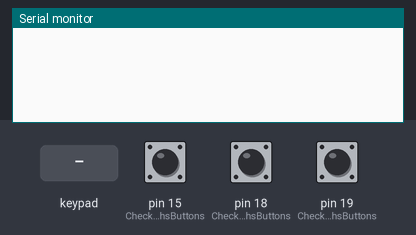
The sketch below on a simulated Arduino Leonardo, built with avr-gcc and run on an emulated ATmega32U4. Shown: the last lines printed to the serial monitor. Inputs (shaded band) come from the test bench; at power-on: pin 15 (CheckSwithsButtons) HIGH, pin 18 (CheckSwithsButtons) HIGH, pin 19 (CheckSwithsButtons) HIGH. USB keyboard and mouse output is not drawn.

Above: at 1.2 s.
1.3 s: key '1' pressed
At 2.5 s:
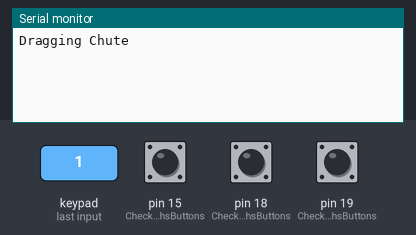
2.8 s: keypad keys 2 4 6 8 1 0 pressed 0.4 s apart
At 3.5 s:
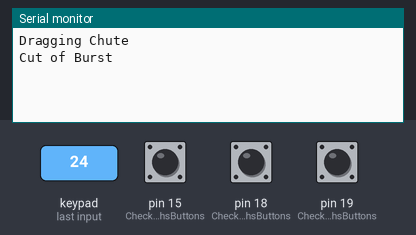
6.7 s: key 't' pressed
At 8.1 s:
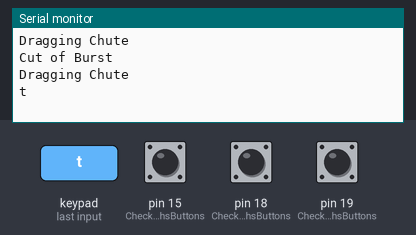

The sketch:

FC3_Pt1_Ar1.ino
```cpp
#include <Keypad.h>
#include <Keyboard.h>

#define NUMROWS 5
#define NUMCOLS 6

//define the symbols on the buttons of the keypads
char keys[NUMROWS][NUMCOLS] = {
  {'1','2','3','4','5','y'},
  {'6','7','8','9','0','u'},
  {'q','w','e','r','t','i'},
  {'a','s','d','f','g','o'},
  {'z','x','c','v','b','p'}
};

byte rowPins[NUMROWS] = {2,4,6,8,10}; //connect to the row pinouts of the keypad
byte colPins[NUMCOLS] = {3,5,7,9,16,14}; //connect to the column pinouts of the keypad

//initialize an instance of class NewKeypad
Keypad keypad = Keypad( makeKeymap(keys), rowPins, colPins, NUMROWS, NUMCOLS);

const int tempoApertoBotao = 150;
int lastButtonState[13] = { 0, 0, 0, 0, 0 ,0 ,0 ,0 ,0 ,0 ,0 ,0 ,0};

void setup() {
  Serial.begin(9600);
  pinMode(15, INPUT_PULLUP);
  pinMode(18, INPUT_PULLUP);
  pinMode(19, INPUT_PULLUP);
  Keyboard.begin();
}

void loop() {
  CheckAllButtons();
  CheckSwithsButtons();
  delay(10);
}

void CheckSwithsButtons(void) {
  int pin15 = !digitalRead(15);
  int pin18 = !digitalRead(18);
  int pin19 = !digitalRead(19);

  if (pin15 == 1 && lastButtonState[0] != pin15) {
    Keyboard.press(KEY_LEFT_CTRL);    Keyboard.press('f');
    delay(tempoApertoBotao);
    Keyboard.releaseAll();
    //Serial.println("Flaps Up");
    lastButtonState[0] = pin15;
    lastButtonState[2] = 0;
  }else {
    lastButtonState[0] = pin15;
  }
  if (pin18 == 1 && lastButtonState[1] != pin18) {
    Keyboard.press(KEY_LEFT_SHIFT);    Keyboard.press('f');
    delay(tempoApertoBotao);
    Keyboard.releaseAll();
    //Serial.println("Flaps Landing");
    lastButtonState[1] = pin18;
    lastButtonState[2] = 0;
  }else {
    lastButtonState[1] = pin18;
  }
  if (pin18 == 0 && pin15 == 0 && lastButtonState[2] != 1) {
    Keyboard.press('f');
    delay(tempoApertoBotao);
    Keyboard.releaseAll();
    //Serial.println("Flaps Donw");
    lastButtonState[2] = 1;
  }

  if (pin19 == 1 && lastButtonState[3] != pin19) {
    Keyboard.press(KEY_LEFT_CTRL);  Keyboard.press('c');
    delay(tempoApertoBotao);
    Keyboard.releaseAll();
    //Serial.println("canopy");
    lastButtonState[3] = pin19;
  }else if (pin19 != 1 && lastButtonState[3] != pin19) {
    Keyboard.press(KEY_LEFT_CTRL);  Keyboard.press('c');
    delay(tempoApertoBotao);
    Keyboard.releaseAll();
    //Serial.println("canopy");
    lastButtonState[3] = pin19;
  }

}

void CheckAllButtons(void) {
      if (keypad.getKeys()) {
       for (int i=0; i<LIST_MAX; i++)   // Scan the whole key list.
        {
           if ( keypad.key[i].stateChanged )   // Only find keys that have changed state.
            {
            switch (keypad.key[i].kstate) {  // Report active key state : IDLE, PRESSED, HOLD, or RELEASED
                    case PRESSED:
                              tecladoKeypadMatrix(keypad.key[i].kchar);
                              //Serial.println("PRESSED");
                              break;
                    case HOLD:
                              //Serial.println("HOLD");
                              break;
                    case RELEASED:
                              Keyboard.releaseAll();
                              //Serial.println("RELEASED");
                              break;
                    case IDLE:
                              //Serial.println("IDLE");
                              break;
            }
           }
         }
     }
}


char tecladoKeypadMatrix(char key) {

  //Arms
  if (key == '1'){
    Serial.println("Dragging Chute");
    Keyboard.press('p');
    delay(tempoApertoBotao);

  }
  if (key == '2'){
    Serial.println("Cut of Burst");
    Keyboard.press(KEY_LEFT_SHIFT); Keyboard.press('c');
    delay(tempoApertoBotao);

  }
  if (key == '3'){
    //Serial.println("Auto Altitude");
    Keyboard.press('h'); //Keyboard.press('4');
    delay(tempoApertoBotao);

  }
  if (key == '4'){
    //Serial.println("Auto desconect");
    Keyboard.press(KEY_LEFT_ALT); Keyboard.press('9');
    delay(tempoApertoBotao);

  }
  if (key == '5'){
    //Serial.println("Auto Atitude");
    Keyboard.press('a');
    delay(tempoApertoBotao);

  }
  if (key == '6'){
    //Serial.println("Weapons Jettison");
    Keyboard.press(KEY_LEFT_CTRL);Keyboard.press('w');
    delay(tempoApertoBotao);

  }
  if (key == '7'){
    //Serial.println("Weapons Launch override");
    Keyboard.press(KEY_LEFT_ALT);Keyboard.press('w');
    delay(tempoApertoBotao);

  }
  if (key == '8'){
    //Serial.println("Ripple -");
    Keyboard.press(KEY_LEFT_SHIFT);Keyboard.press('v');
    delay(tempoApertoBotao);

  }
  if (key == '9'){
    //Serial.println("Weapons Change");
    Keyboard.press('d');
    delay(tempoApertoBotao);

  }
  if (key == '0'){
    //Serial.println("Ripple +");
    Keyboard.press('v');
    delay(tempoApertoBotao);

  }
  if (key == 'q'){
    //Serial.println("Flare");
    Keyboard.press(KEY_DELETE); //Keyboard.press('p');
    delay(tempoApertoBotao);

  }
  if (key == 'w'){
    //Serial.println("Chaff");
    Keyboard.press(KEY_INSERT); //Keyboard.press(KEY_LEFT_SHIFT); //Keyboard.press('a');
    delay(tempoApertoBotao);
  }
  if (key == 'e'){
    //Serial.println("Ripple Quant");
    Keyboard.press(KEY_LEFT_CTRL);Keyboard.press(' ');
    delay(tempoApertoBotao);
  }
  if (key == 'r'){
    //Serial.println("Salvo mode");
    Keyboard.press(KEY_LEFT_CTRL);Keyboard.press('v');
    delay(tempoApertoBotao);
  }
  if (key == 't'){
    Serial.println("t");
    ////Keyboard.press('0');
    delay(tempoApertoBotao);
  }
  if (key == 'a'){
    //Serial.println("Night Vision Flir");
    Keyboard.press(KEY_RIGHT_CTRL);Keyboard.press('o');
    delay(tempoApertoBotao);
  }
  if (key == 's'){
    //Serial.println("Laser Designator Ranger");
    Keyboard.press(KEY_RIGHT_SHIFT);Keyboard.press('o');
    delay(tempoApertoBotao);

  }
  if (key == 'd'){
    //Serial.println("Target Spec Size -");
    Keyboard.press(KEY_RIGHT_ALT);Keyboard.press('-');
    delay(tempoApertoBotao);

  }
  if (key == 'f'){
    Serial.println("Jettison Fuel Tanks");
    Keyboard.press(KEY_LEFT_ALT);Keyboard.press('r');
    delay(tempoApertoBotao);

  }
  if (key == 'g'){
    //Serial.println("Target Spec Size +");
    Keyboard.press(KEY_RIGHT_ALT);Keyboard.press('=');
    delay(tempoApertoBotao);

  }
  if (key == 'z'){
    //Serial.println("Radar ELINT Pod");
    Keyboard.press('i');
    delay(tempoApertoBotao);
  }
  if (key == 'x'){
    //Serial.println("Radar Pulse Repeat Freq");
    Keyboard.press(KEY_RIGHT_SHIFT); Keyboard.press('i');
    delay(tempoApertoBotao);
  }
  if (key == 'c'){
    //Serial.println("Target Range +");
    Keyboard.press(KEY_RIGHT_CTRL);Keyboard.press('=');
    delay(tempoApertoBotao);

  }
  if (key == 'v'){
    //Serial.println("Target Range -");
    Keyboard.press(KEY_RIGHT_CTRL);Keyboard.press('-');
    delay(tempoApertoBotao);

  }
  if (key == 'b'){
    Serial.println("b");
    //Keyboard.press('n');
    delay(tempoApertoBotao);

  }
  if (key == 'y'){
    //Serial.println("Cannon");
    Keyboard.press('c');
    delay(tempoApertoBotao);
  }
  if (key == 'u'){
    //Serial.println("Weapons PRS/SGL");
    Keyboard.press(KEY_LEFT_SHIFT); Keyboard.press(' ');
    delay(tempoApertoBotao);
  }
  if (key == 'i'){
    //Serial.println("ECM");
    Keyboard.press('e');
    delay(tempoApertoBotao);

  }
  if (key == 'o'){
    //Serial.println("Electro Optical / CCRP");
    Keyboard.press('o');
    delay(tempoApertoBotao);

  }
  if (key == 'p'){
    //Serial.println("Radar RWS/TWS");
    Keyboard.press(KEY_RIGHT_ALT);Keyboard.press('i');
    delay(tempoApertoBotao);

  }

  return key;
}
```

Measured:
- after the input at 1.3 s, the serial monitor: prints a new line at once (image 1)
- after the input at 2.8 s, the serial monitor: prints a new line at once (image 2)
- after the input at 6.7 s, the serial monitor: prints a new line at once (image 3)
